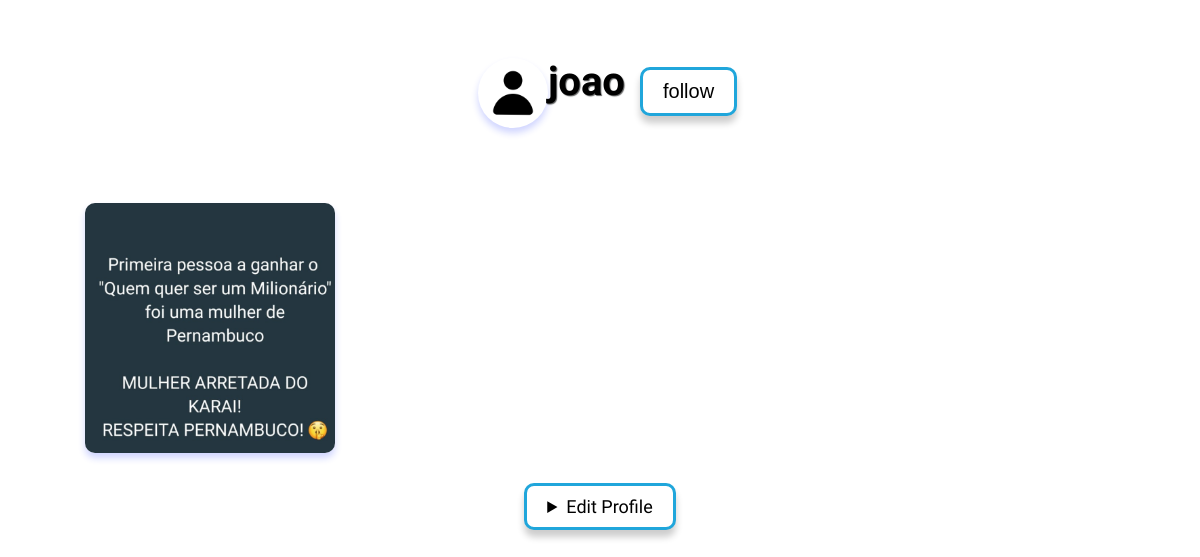
The app's page /profile/ (signed in), older data.
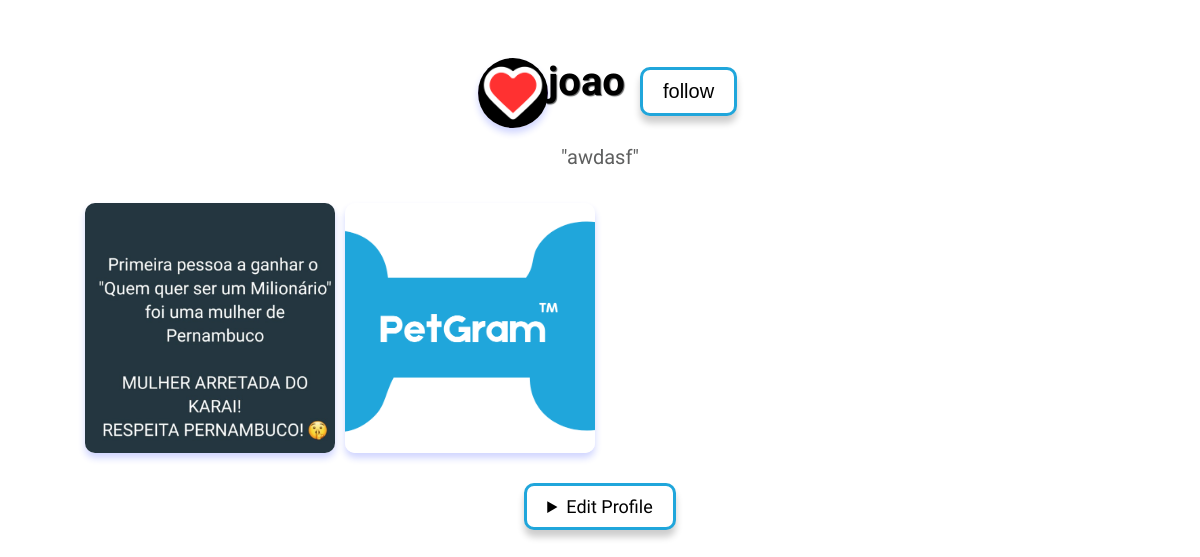
The same page, newer data.
### myapp/models.py (models this page shows, shortened)
class UserProfile(models.Model):
    user = models.OneToOneField(User, on_delete=models.CASCADE)
    profile_image = models.ImageField(upload_to='images/', default='images/defaultuser.png')
    bio = models.CharField(max_length=100, null=True, blank=True)

class User(AbstractUser):
    profile_image = models.ImageField(null=True, blank=True, upload_to='images/')
    phone = models.CharField(max_length=20, null = True, blank=True)
    address = models.CharField(max_length=50 , null=True, blank=True)
    amount_of_followers = models.IntegerField(default=0)
    amount_of_following = models.IntegerField(default=0)
    followers = models.ManyToManyField('self', blank=True)

class Post(models.Model):
    user_profile = models.ForeignKey(UserProfile, on_delete=models.CASCADE, null=True)
    user = models.ForeignKey(User, on_delete=models.CASCADE, null=True, blank=True)
    image = models.ImageField(null=True, upload_to='images/')
    description = models.CharField(max_length=500, null=True, blank=True)
    date = models.DateTimeField(auto_now_add=True)
    likes = models.IntegerField(default=0)
    comment = models.IntegerField(default=0)
    who_liked = models.ManyToManyField(User, related_name='liked_posts', blank=True)

### myapp/views.py (the view)
# urls.py: path('profile/', views.view_profile, name='view_profile'),
@login_required
def view_profile(request, username=None):
    current_user = request.user
    if username: #checkl if username exists
        user = get_object_or_404(User, username=username) #if it does, get the user object
        posts = Post.objects.filter(user=user)
        print(user)
        user_profile = get_object_or_404(UserProfile, user=user) #get the user profile object
        print(user_profile)
        if user == current_user:
            is_own_profile = True
        else:
            is_own_profile = False
    else:
        user = current_user
        posts = Post.objects.filter(user=user)
        user_profile = current_user.userprofile
        is_own_profile = True
    if request.method == 'POST':
        posts = Post.objects.filter(user=current_user)
        form = UserProfileForm(request.POST, request.FILES, instance=user_profile)
        if form.is_valid():
            print('Form is valid!')
            form.save()
    else:
        form = UserProfileForm(instance=user_profile)
        print('Form is not valid!')
    context = {
        'user_profile': user_profile,
        'is_own_profile': is_own_profile,
        'form': form,
        'posts': posts,
    }
    return render(request, 'profile.html', context)

### myapp/templates/profile.html (shortened to what this page needs)
{% extends 'profilebase.html' %}
{% block content %}
<!DOCTYPE html>
<html lang="en">
<head>
</head>
<body>
    <div class = "container">
        <div class = "user">
            <pre><h1 id = "username"><img id = "profile" src="{{ user_profile.profile_image.url }}" alt="">  {{ user_profile.user.username }}</h1></pre>
            <button id = "follow">follow</button>
        </div>
        {% if user_profile.bio %}
            <p id="bio">"{{ user_profile.bio }}"</p>
        {% endif %}
        <div class="posts">
            {% for post in posts %}
            <div class="post">
                {% if post.image %}
                    <img id = "post_image" src="{{ post.image.url }}" alt="">
                {% endif %}
            </div>
            {% endfor %}
        </div>
        {% if is_own_profile %}
        <details>
            <summary>Edit Profile</summary>
        </details>
        {% endif %}
    </div>
</body>
</html>
{% endblock %}

### myapp/templates/profilebase.html (shortened to what this page needs)
<!DOCTYPE html>
<html lang="en">
<head>
    {% load static %}
    <link rel="stylesheet" href="{% static 'profilestyles.css' %}">
</head>
<body>
    <div class="content">
        {% block content %}{% endblock %}
    </div>
</body>
</html>

### myapp/static/profilestyles.css (style rules this page uses)
body, pre { font-family: 'Afacad', sans-serif; font-size: 18px; }
.container { display: flex; flex-direction: column; align-items: center; justify-content: center; margin-top: 30px; }
#profile { box-shadow: 0 5px 7px rgba(22, 45, 255, 0.2); width: 70px; height: 70px; border-radius: 50%; }
h1 { text-shadow: #5e5f5f 1px 1px 1px; font-size: 40px; margin-top: 10px; }
.user { width: 100%; display: flex; flex-direction: row; align-items: center; justify-content: center; }
.posts { margin-top: 30px; display: grid; grid-template-columns: repeat(4,250px); grid-auto-rows: 250px; gap: 10px; }
.post img { border-radius: 10px; box-shadow: 0 5px 7px rgba(22, 45, 255, 0.2); width: 100%; height: 100%; object-fit: cover; }
#username { display: flex; flex-direction: row; }
button { box-shadow: 0 7px 7px rgba(0, 0, 0, 0.2); border-radius: 10px; border: 3px solid #20a6db; background-color: #ffffff; font-size: 18px; padding: 10px 20px; cursor: pointer; }
#follow { position: relative; left: 15px; font-size: 20px; bottom: 10px; }
#bio { font-size: 20px; color : #5e5f5f; position: absolute; top: 125px; }
details { position:relative; top:30px; box-shadow: 0 7px 7px rgba(0, 0, 0, 0.2); border-radius: 10px; border: 3px solid #20a6db; background-color: #ffffff; font-size: 18px; padding: 10px 20px; cursor: pointer; }

Row changes from the older to the newer data that the page shows:
changed UserProfile "joao": profile_image: picture added in place of a placeholder; bio (not shown) → "awdasf"
added Post: image (picture)
